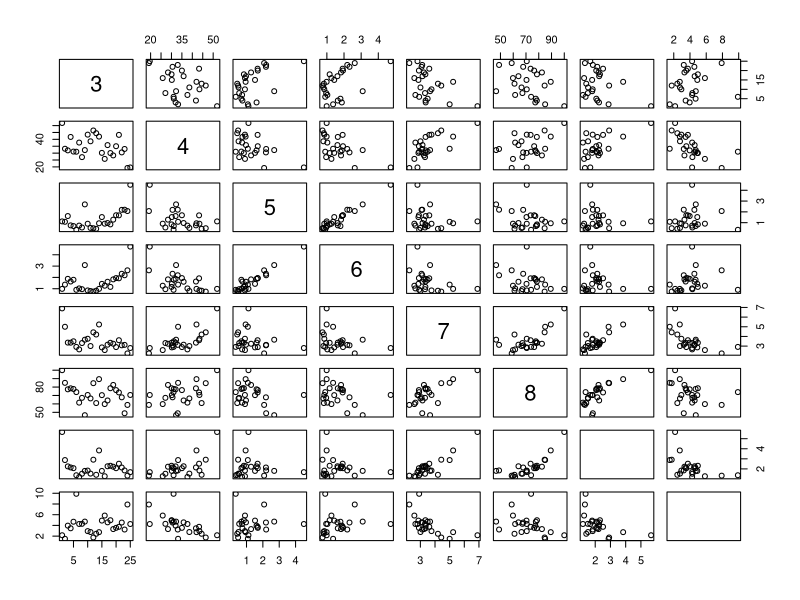

Generate this figure with R:
## ---- chunk 1
library(tidyverse)
## ---- chunk 2
data <- read_table("A18-sjalv-win.dat",
                   col_names = c("län", "y1", "y2", "x51", "x41", "x52", "x42",
                                 "x11", "x12", "x61", "x62", "x21", "x22", "x3"))

data_1 <- data %>%
  select("län", "y1", "x51", "x41", "x11", "x61", "x21", "x3") %>%
  rename("län" = "län",
         "självmordsfrekvens" = "y1",
         "arbetslöshetsindex_män" = "x51",
         "arbetslöshetsindex_total" = "x41",
         "alkoholindex" = "x11",
         "urbaniseringsindex" = "x61",
         "skilsmässoindex" = "x21",
         "religiositetsindex" = "x3")

data_2 <- data %>%
  select("län", "y2", "x52", "x42", "x12", "x62", "x22", "x3") %>%
  rename("län" = "län",
         "självmordsfrekvens" = "y2",
         "arbetslöshetsindex_män" = "x52",
         "arbetslöshetsindex_total" = "x42",
         "alkoholindex" = "x12",
         "urbaniseringsindex" = "x62",
         "skilsmässoindex" = "x22",
         "religiositetsindex" = "x3")

save(data_1, file = "data_1.Rda")
save(data_2, file = "data_2.Rda")
## ---- chunk 3
model_1 <- lm(data = data_1, självmordsfrekvens ~ arbetslöshetsindex_män +
                arbetslöshetsindex_total + alkoholindex + urbaniseringsindex +
                skilsmässoindex + religiositetsindex)
summary(model_1)
## ---- chunk 4
model_2 <- lm(data = data_2, självmordsfrekvens ~ arbetslöshetsindex_män +
                arbetslöshetsindex_total + alkoholindex + urbaniseringsindex +
                skilsmässoindex + religiositetsindex)
summary(model_2)
## ---- chunk 5
pairs(data_1, 3:8)
